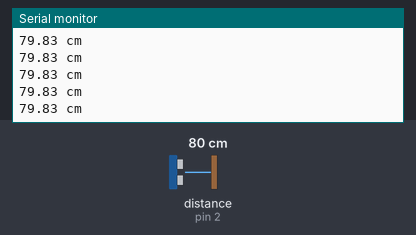
The sketch below on a simulated Arduino Uno, built with avr-gcc and run on an emulated ATmega328P. Shown: the last lines printed to the serial monitor. Wiring (inferred from the names in the program): ultrasonic range finder: trigger pin 3; echo pin 2. Inputs (shaded band) come from the test bench; at power-on: distance to the obstacle (sensor on pin 2) 80 cm. The echo pulse lasts 58.3 µs per cm.

Above: at 1.2 s.
1.3 s: distance to the obstacle (sensor on pin 2) set to 120 cm
At 1.49 s:
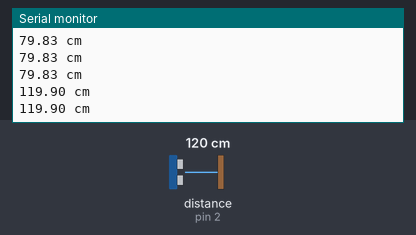
4.3 s: distance to the obstacle (sensor on pin 2) set to 2 cm
At 4.3 s:
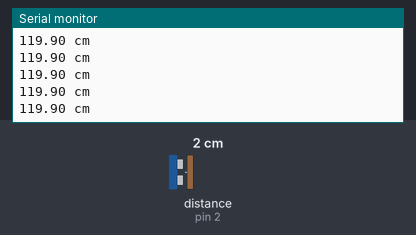
5.8 s: distance to the obstacle (sensor on pin 2) set to 299 cm
At 5.83 s:
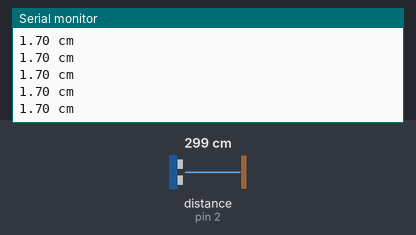
Timing chart, 0 to 8.8 s (numbered marks = the images above; inputs shaded):
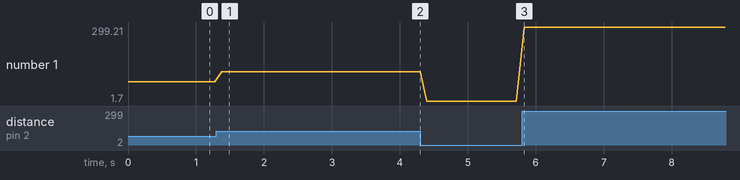

The sketch:

ultrasonic_reset_tester.ino
```cpp
// (licence header left out)
const byte TRIGPIN = 3;
const byte ECHOPIN = 2;
const unsigned int MAX_DISTANCE_CM = 300;
float duration, distance;

void setup() {
  Serial.begin (9600);
  pinMode(TRIGPIN, OUTPUT);
  pinMode(ECHOPIN, INPUT);
}

void loop() {
  digitalWrite(TRIGPIN, LOW);
  delayMicroseconds(2);
  digitalWrite(TRIGPIN, HIGH);
  delayMicroseconds(20);
  digitalWrite(TRIGPIN, LOW);
  duration = pulseIn(ECHOPIN, HIGH,50000);
  distance = (duration/2) / 29.1;
   if(distance == 0 && digitalRead(ECHOPIN)==HIGH)
  {
    pinMode(ECHOPIN,OUTPUT);
    digitalWrite(ECHOPIN,LOW);
    delay(10);
    pinMode(ECHOPIN,INPUT);
    distance=MAX_DISTANCE_CM;
  }
  Serial.print(distance);
  Serial.println(" cm");
  delay(100);
}
```

Measured:
- after the input at 1.3 s, the serial monitor: prints a new line after 0.08 s (image 1)
- plotted number 1: 79.83 → 119.9 after the input at 1.3 s, 119.9 → 1.7 after the input at 4.3 s, 1.7 → 299.21 after the input at 5.8 s
